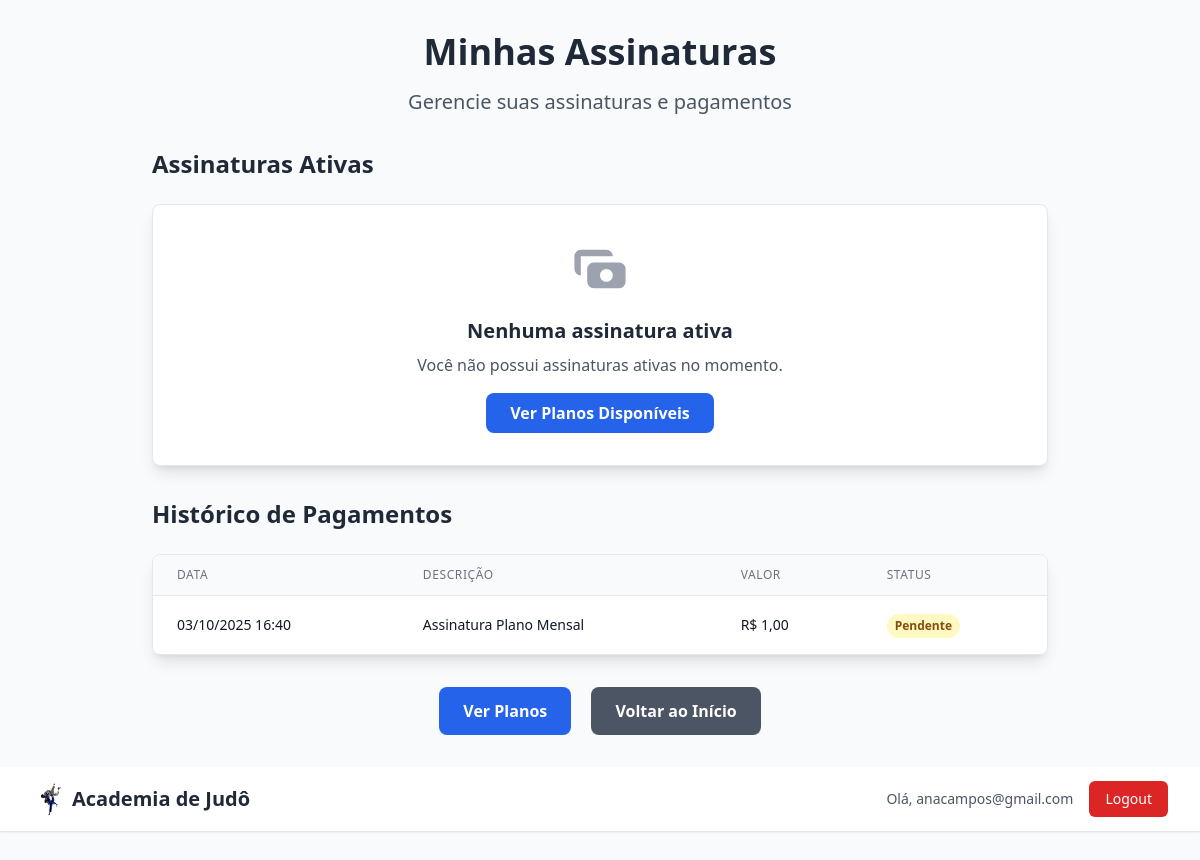
Page /payments/assinaturas/ (signed in) on the committed database.
### payments/models.py (models this page shows, shortened)
class Pagamento(models.Model):
    STATUS_CHOICES = [
        ('pending', 'Pendente'),
        ('approved', 'Aprovado'),
        ('rejected', 'Rejeitado'),
        ('cancelled', 'Cancelado'),
        ('refunded', 'Reembolsado'),
    ]
    TIPO_CHOICES = [
        ('assinatura', 'Assinatura'),
        ('compra_avulsa', 'Compra Avulsa'),
    ]
    usuario = models.ForeignKey(User, on_delete=models.CASCADE, related_name='pagamentos')
    assinatura = models.ForeignKey(Assinatura, on_delete=models.SET_NULL, null=True, blank=True)
    valor = models.DecimalField(max_digits=10, decimal_places=2, verbose_name="Valor")
    status = models.CharField(max_length=20, choices=STATUS_CHOICES, default='pending')
    tipo = models.CharField(max_length=20, choices=TIPO_CHOICES, default='assinatura')
    payment_id = models.CharField(max_length=200, unique=True, verbose_name="ID do Pagamento MP")
    external_reference = models.UUIDField(default=uuid.uuid4, unique=True, verbose_name="Referência externa")
    payer_email = models.EmailField(null=True, blank=True, verbose_name="Email do pagador")
    payer_name = models.CharField(max_length=100, null=True, blank=True, verbose_name="Nome do pagador")
    payer_phone = models.CharField(max_length=20, null=True, blank=True, verbose_name="Telefone")
    payer_document = models.CharField(max_length=20, null=True, blank=True, verbose_name="CPF/Documento")
    card_holder_name = models.CharField(max_length=100, null=True, blank=True, verbose_name="Nome no cartão")
    card_last_four = models.CharField(max_length=4, null=True, blank=True, verbose_name="Últimos 4 dígitos")
    descricao = models.TextField(verbose_name="Descrição do pagamento")
    metodo_pagamento = models.CharField(max_length=50, null=True, blank=True, verbose_name="Método de pagamento")
    ip_address = models.GenericIPAddressField(null=True, blank=True, verbose_name="IP do pagamento")
    user_agent = models.TextField(null=True, blank=True, verbose_name="User Agent")
    data_pagamento = models.DateTimeField(null=True, blank=True, verbose_name="Data do pagamento")
    data_criacao = models.DateTimeField(auto_now_add=True)
    data_atualizacao = models.DateTimeField(auto_now=True)
    class Meta:
        verbose_name = "Pagamento"
        verbose_name_plural = "Pagamentos"
        ordering = ['-data_criacao']

### payments/views.py (the view)
# urls.py: path('assinaturas/', views.minhas_assinaturas, name='assinaturas'),
@login_required
def minhas_assinaturas(request):
    from django.utils import timezone
    assinaturas = Assinatura.objects.filter(usuario=request.user).order_by('-data_criacao')
    pagamentos = Pagamento.objects.filter(usuario=request.user).order_by('-data_criacao')
    return render(request, 'payments/assinaturas.html', {
        'assinaturas': assinaturas,
        'pagamentos': pagamentos,
        'now': timezone.now()
    })

### payments/security.py (called while the page is built)
    def __call__(self, request):
        response = self.get_response(request)
        response['X-Content-Type-Options'] = 'nosniff'
        response['X-Frame-Options'] = 'DENY'
        response['X-XSS-Protection'] = '1; mode=block'
        response['Strict-Transport-Security'] = 'max-age=31536000; includeSubDomains'
        response['Referrer-Policy'] = 'strict-origin-when-cross-origin'
        return response

### payments/templates/payments/assinaturas.html (shortened to what this page needs)
{% load static %}
<!DOCTYPE html>
<html lang="pt-br">
<head>
    <script src="https://cdn.tailwindcss.com"></script>
</head>
<body class="bg-gray-50 font-sans">
<div class="container mx-auto px-4 py-8">
    <div class="max-w-4xl mx-auto">
        <div class="text-center mb-8">
            <h1 class="text-4xl font-bold text-gray-800 mb-4">Minhas Assinaturas</h1>
            <p class="text-xl text-gray-600">Gerencie suas assinaturas e pagamentos</p>
        </div>
        <div class="mb-8">
            <h2 class="text-2xl font-bold text-gray-800 mb-6">Assinaturas Ativas</h2>
            {% if assinaturas %}
                {% for assinatura in assinaturas %}
                    {% if assinatura.status == 'ativa' %}
                    <div class="bg-white rounded-lg shadow-lg border border-gray-200 p-6 mb-4">
                        <div class="flex justify-between items-start mb-4">
                            <div>
                                <h3 class="text-xl font-bold text-gray-800">{{ assinatura.plano.nome }}</h3>
                                <p class="text-gray-600">{{ assinatura.plano.descricao }}</p>
                            </div>
                            <div class="text-right">
                                <span class="inline-block bg-green-100 text-green-800 text-sm font-semibold px-3 py-1 rounded-full">
                                    {{ assinatura.get_status_display }}
                                </span>
                            </div>
                        </div>
                        <div class="grid md:grid-cols-3 gap-4 mb-4">
                            <div class="bg-gray-50 rounded-lg p-4">
                                <div class="text-sm text-gray-600">Valor</div>
                                <div class="text-lg font-bold text-gray-800">R$ {{ assinatura.plano.preco|floatformat:2 }}</div>
                            </div>
                            <div class="bg-gray-50 rounded-lg p-4">
                                <div class="text-sm text-gray-600">Início</div>
                                <div class="text-lg font-bold text-gray-800">{{ assinatura.data_inicio|date:"d/m/Y" }}</div>
                            </div>
                            <div class="bg-gray-50 rounded-lg p-4">
                                <div class="text-sm text-gray-600">Vencimento</div>
                                <div class="text-lg font-bold text-gray-800">{{ assinatura.data_vencimento|date:"d/m/Y" }}</div>
                            </div>
                        </div>
                        <div class="flex justify-between items-center">
                            <div class="text-sm text-gray-600">
                                {% if assinatura.data_vencimento > now %}
                                    <span class="text-green-600 font-semibold">
                                        Válida por mais {{ assinatura.data_vencimento|timeuntil }}
                                    </span>
                                {% else %}
                                    <span class="text-red-600 font-semibold">Expirada</span>
                                {% endif %}
                            </div>
                            <div class="space-x-2">
                                <form method="post" action="{% url 'payments:cancelar_assinatura' assinatura.id %}" class="inline">
                                    {% csrf_token %}
                                    <button type="submit"
                                            class="bg-red-600 hover:bg-red-700 text-white font-bold py-2 px-4 rounded-lg transition duration-200"
                                            onclick="return confirm('Tem certeza que deseja cancelar esta assinatura?')">
                                        Cancelar Assinatura
                                    </button>
                                </form>
                            </div>
                        </div>
                    </div>
                    {% endif %}
                {% endfor %}
            {% else %}
                <div class="bg-white rounded-lg shadow-lg border border-gray-200 p-8 text-center">
                    <div class="text-gray-400 mb-4">
                        <svg class="w-16 h-16 mx-auto" fill="currentColor" viewBox="0 0 20 20">
                            <path fill-rule="evenodd" d="M4 4a2 2 0 00-2 2v4a2 2 0 002 2V6h10a2 2 0 00-2-2H4zm2 6a2 2 0 012-2h8a2 2 0 012 2v4a2 2 0 01-2 2H8a2 2 0 01-2-2v-4zm6 4a2 2 0 100-4 2 2 0 000 4z" clip-rule="evenodd"></path>
                        </svg>
                    </div>
                    <h3 class="text-xl font-bold text-gray-800 mb-2">Nenhuma assinatura ativa</h3>
                    <p class="text-gray-600 mb-4">Você não possui assinaturas ativas no momento.</p>
                    <a href="{% url 'payments:planos' %}" class="inline-block bg-blue-600 hover:bg-blue-700 text-white font-bold py-2 px-6 rounded-lg transition duration-200">
                        Ver Planos Disponíveis
                    </a>
                </div>
            {% endif %}
        </div>
        <div class="mb-8">
            <h2 class="text-2xl font-bold text-gray-800 mb-6">Histórico de Pagamentos</h2>
            {% if pagamentos %}
                <div class="bg-white rounded-lg shadow-lg border border-gray-200 overflow-hidden">
                    <div class="overflow-x-auto">
                        <table class="min-w-full divide-y divide-gray-200">
                            <thead class="bg-gray-50">
                                <tr>
                                    <th class="px-6 py-3 text-left text-xs font-medium text-gray-500 uppercase tracking-wider">Data</th>
                                    <th class="px-6 py-3 text-left text-xs font-medium text-gray-500 uppercase tracking-wider">Descrição</th>
                                    <th class="px-6 py-3 text-left text-xs font-medium text-gray-500 uppercase tracking-wider">Valor</th>
                                    <th class="px-6 py-3 text-left text-xs font-medium text-gray-500 uppercase tracking-wider">Status</th>
                                </tr>
                            </thead>
                            <tbody class="bg-white divide-y divide-gray-200">
                                {% for pagamento in pagamentos %}
                                <tr>
                                    <td class="px-6 py-4 whitespace-nowrap text-sm text-gray-900">
                                        {{ pagamento.data_criacao|date:"d/m/Y H:i" }}
                                    </td>
                                    <td class="px-6 py-4 whitespace-nowrap text-sm text-gray-900">
                                        {{ pagamento.descricao }}
                                    </td>
                                    <td class="px-6 py-4 whitespace-nowrap text-sm text-gray-900">
                                        R$ {{ pagamento.valor|floatformat:2 }}
                                    </td>
                                    <td class="px-6 py-4 whitespace-nowrap">
                                        <span class="inline-flex px-2 py-1 text-xs font-semibold rounded-full
                                            {% if pagamento.status == 'approved' %}bg-green-100 text-green-800
                                            {% elif pagamento.status == 'pending' %}bg-yellow-100 text-yellow-800
                                            {% elif pagamento.status == 'rejected' %}bg-red-100 text-red-800
                                            {% elif pagamento.status == 'cancelled' %}bg-gray-100 text-gray-800
                                            {% else %}bg-gray-100 text-gray-800{% endif %}">
                                            {{ pagamento.get_status_display }}
                                        </span>
                                    </td>
                                </tr>
                                {% endfor %}
                            </tbody>
                        </table>
                    </div>
                </div>
            {% endif %}
        </div>
        <div class="text-center">
            <a href="{% url 'payments:planos' %}" class="inline-block bg-blue-600 hover:bg-blue-700 text-white font-bold py-3 px-6 rounded-lg transition duration-200 mr-4">
                Ver Planos
            </a>
            <a href="{% url 'index' %}" class="inline-block bg-gray-600 hover:bg-gray-700 text-white font-bold py-3 px-6 rounded-lg transition duration-200">
                Voltar ao Início
            </a>
        </div>
    </div>
</div>
<header class="bg-white shadow-sm border-b border-gray-200 mb-8">
    <div class="max-w-7xl mx-auto px-4 sm:px-6 lg:px-8">
        <div class="flex justify-between items-center h-16">
            <div class="flex items-center">
                <a href="{% url 'index' %}" class="flex items-center space-x-2">
                    <img src="{% static 'judo.png' %}" alt="Judo" class="h-8 w-8">
                    <span class="text-xl font-bold text-gray-800">Academia de Judô</span>
                </a>
            </div>
            <div class="flex items-center space-x-4">
                {% if user.is_authenticated %}
                    <span class="text-sm text-gray-600">Olá, {{ user.first_name|default:user.username }}</span>
                    <form method="post" action="{% url 'logout' %}" class="inline">
                        <button type="submit" class="bg-red-600 hover:bg-red-700 text-white px-4 py-2 rounded-md text-sm font-medium">
                            Logout
                        </button>
                    </form>
                {% else %}
                    <a href="{% url 'login' %}" class="bg-blue-600 hover:bg-blue-700 text-white px-4 py-2 rounded-md text-sm font-medium">
                        Login
                    </a>
                {% endif %}
            </div>
        </div>
    </div>
</header>
</body>
</html>

### rows in the picture
Pagamento: data_criacao "03/10/2025 16:40", descricao "Assinatura Plano Mensal", valor "1,00", status "Pendente"

### other values in the picture
{{ user.first_name|default:user.username }} "anacampos@gmail.com"
